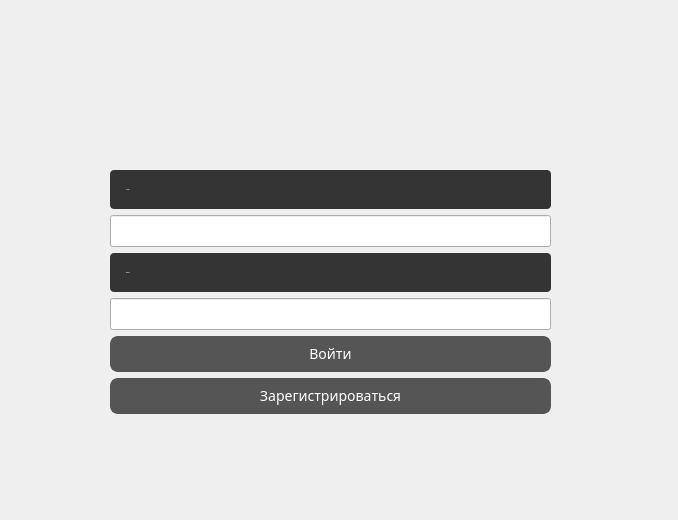
<?xml version="1.0" encoding="UTF-8"?>
<ui version="4.0">
 <class>AuthDialog</class>
 <widget class="QDialog" name="AuthDialog">
  <property name="geometry">
   <rect>
    <x>0</x>
    <y>0</y>
    <width>678</width>
    <height>520</height>
   </rect>
  </property>
  <property name="windowTitle">
   <string>Dialog</string>
  </property>
  <property name="styleSheet">
   <string notr="true"/>
  </property>
  <widget class="QWidget" name="verticalLayoutWidget">
   <property name="geometry">
    <rect>
     <x>110</x>
     <y>170</y>
     <width>441</width>
     <height>244</height>
    </rect>
   </property>
   <layout class="QVBoxLayout" name="verticalLayout">
    <item>
     <widget class="QLabel" name="label">
      <property name="font">
       <font>
        <family>Futura</family>
        <pointsize>-1</pointsize>
        <italic>false</italic>
        <bold>true</bold>
       </font>
      </property>
      <property name="styleSheet">
       <string notr="true">color: white;              
font: bold 16px &quot;Futura&quot;;      
background-color: rgba(0,0,0, 200);  
border-radius: 4px;    
padding: 4px 8px; </string>
      </property>
      <property name="text">
       <string>                                 Логин</string>
      </property>
     </widget>
    </item>
    <item>
     <widget class="QLineEdit" name="loginEdit">
      <property name="font">
       <font>
        <pointsize>-1</pointsize>
       </font>
      </property>
      <property name="styleSheet">
       <string notr="true">QLineEdit {
    min-width: 80px;
    padding: 6px;
    font-size: 14px;
}
</string>
      </property>
     </widget>
    </item>
    <item>
     <widget class="QLabel" name="label_2">
      <property name="font">
       <font>
        <family>Futura</family>
        <pointsize>-1</pointsize>
        <italic>false</italic>
        <bold>true</bold>
       </font>
      </property>
      <property name="styleSheet">
       <string notr="true">color: white;                    
font: bold 16px &quot;Futura&quot;;      
background-color: rgba(0,0,0, 200);  
border-radius: 4px;    
padding: 4px 8px; </string>
      </property>
      <property name="text">
       <string>                                Пароль</string>
      </property>
     </widget>
    </item>
    <item>
     <widget class="QLineEdit" name="passwordEdit">
      <property name="font">
       <font>
        <pointsize>-1</pointsize>
       </font>
      </property>
      <property name="styleSheet">
       <string notr="true">QLineEdit {
    min-width: 10px;
    padding: 6px;
    font-size: 14px;
}
</string>
      </property>
     </widget>
    </item>
    <item>
     <widget class="QPushButton" name="loginButton">
      <property name="font">
       <font>
        <family>Futura</family>
        <pointsize>-1</pointsize>
        <italic>false</italic>
        <bold>false</bold>
       </font>
      </property>
      <property name="styleSheet">
       <string notr="true">QPushButton {
	font: &quot;Futura&quot;;   
    background-color: #555555;
    color: white;
    border-radius: 8px;
    padding: 6px 12px;
    border: 2px solid #555555;
    font-size: 14px;
}

QPushButton:hover {
    background-color: #444444;
    border-color: #444444;
}

QPushButton:pressed {
    background-color: #333333;
    border-color: #333333;
}
</string>
      </property>
      <property name="text">
       <string>Войти</string>
      </property>
     </widget>
    </item>
    <item>
     <widget class="QPushButton" name="registerButton">
      <property name="font">
       <font>
        <family>Futura</family>
        <pointsize>-1</pointsize>
        <italic>false</italic>
        <bold>false</bold>
       </font>
      </property>
      <property name="styleSheet">
       <string notr="true">QPushButton {
	font: &quot;Futura&quot;;
    background-color: #555555;
    color: white;
    border-radius: 8px;
    padding: 6px 12px;
    border: 2px solid #555555;
    font-size: 14px;
}

QPushButton:hover {
    background-color: #444444;
    border-color: #444444;
}

QPushButton:pressed {
    background-color: #333333;
    border-color: #333333;
}
</string>
      </property>
      <property name="text">
       <string>Зарегистрироваться</string>
      </property>
     </widget>
    </item>
   </layout>
  </widget>
 </widget>
 <resources/>
 <connections/>
</ui>
